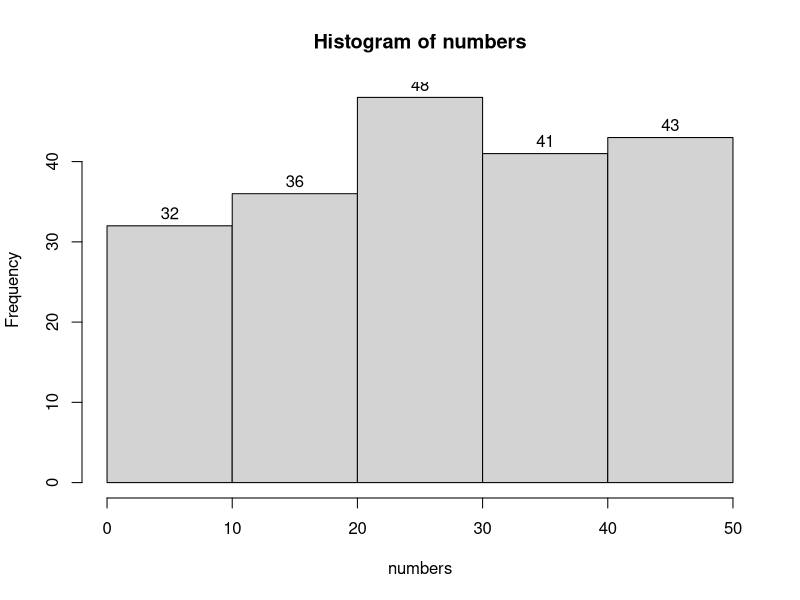

Source code (R):
## ---- chunk 1
# We are creating a vector c and we are populating it with 15 values
# Then we assign it to a variable called Age

Age <- c(18, 18, 20, 32, 45, 33, 19, 19, 20, 58, 63, 21, 19, 19, 18)

# If we call the variable Age we will get all 15 values
Age

# But we can also access any of the 15 entries we want by calling its "location"
Age[7]
## ---- chunk 2
# We are creating a vector c and we are populating it with 5 prices.
# The prices could be in £ or any other currency (we only type the value in).
# Then we assign our vector to a variable called Prices.

Prices <- c(115, 120, 200, 300, 500)

# call Price to see the values in the console

Prices

# We now want a new variable that will include the old prices doubled.
# We can call the new variable anything we want, let us call it Newprices

Newprices <- 2*Prices
# call Price to see the values in the console
Newprices


# But we can also access any of the 15 entries we want by calling its "location"
Age[7]
## ---- chunk 3

# I am using a R function called sample.int()
# This function creates random integer numbers
numbers <- sample.int(10, 5, replace = TRUE)

numbers

## ---- chunk 4
# Similarly as above, I will call sample.int()
# But this time I need 200 numbers between 1 and 50.
# See how my arguments have now changed.
numbers <- sample.int(50, 200, replace = TRUE)
numbers

# Now we will call a new function to help us group our data.
# First put them in 5 groups. The numbers in c() declare the numbers that define each group.

groups <- cut(numbers, breaks = c(0,10,20,30,40,50), right = TRUE)

# Now I can produce my frequency table using another function
summary(groups)


# We will now use a new function called hist that creates histograms.
# Note that this function has to work with the original numbers
# and not with the groups.


hist(numbers, breaks = 5, labels = TRUE)
